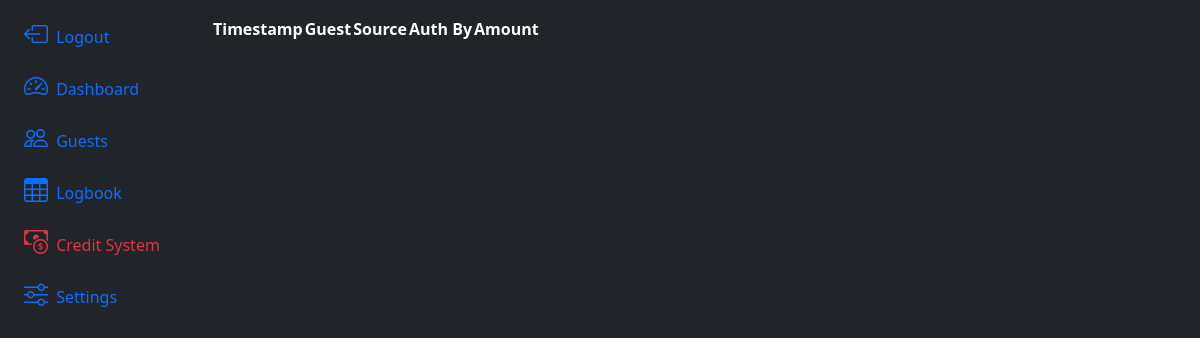
Page /credits/ (signed in) on the earlier database version.
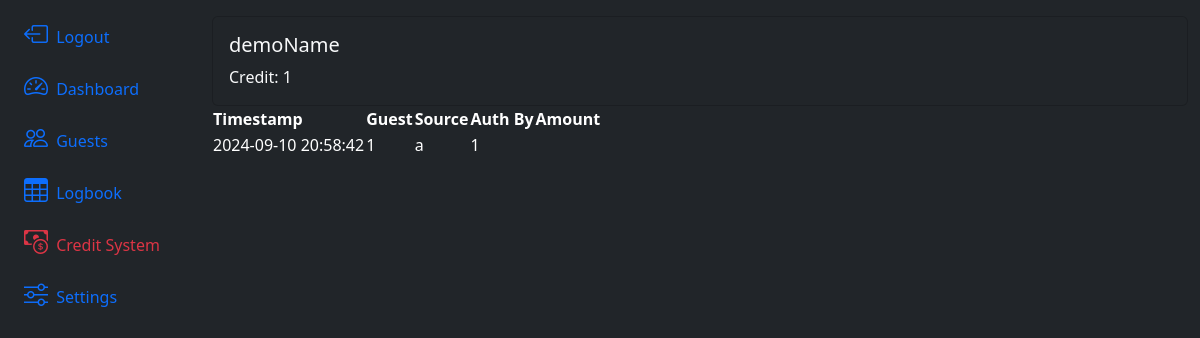
Same page on the later database version.
### app/models.py (models this page shows, shortened)
@dataclass
class GuestCredit(db.Model):
    id:int = db.Column(db.Integer, primary_key=True)
    lastUpdate = db.Column(db.DateTime(timezone=True), server_default=None)
    guest_id = db.Column(db.Integer, db.ForeignKey('guest.id'), nullable=False)
    guest = db.relationship('Guest' ,back_populates='credit')
    generalAmount:int  = db.Column(db.Integer, nullable=False, default=0)
    specialEventAmount:int  = db.Column(db.Integer, nullable=False, default=0)
    privateSessionAmount:int  = db.Column(db.Integer, nullable=False, default=0)

@dataclass
class Guest(db.Model, UserMixin):
    id:int = db.Column(db.Integer, primary_key=True)
    uuid:str  = db.Column(db.String, name="uuid")
    fetUsername:str  = db.Column(db.String(100))
    name:str  = db.Column(db.String(100), nullable=False)
    email:str  = db.Column(db.String(200), nullable=False)
    phone:str  = db.Column(db.String(20))
    password:str  = db.Column(db.String(255))
    roles = db.relationship('Role', backref=db.backref('guest', lazy='dynamic'), secondary=guest_role)
    termsCheck:bool = db.Column(db.Boolean(), default=False)
    termsDate = db.Column(db.DateTime(timezone=True), server_default=None)
    credit = db.relationship('GuestCredit',back_populates='guest')
    logbook = db.relationship('Guestlog', backref='Guest')
    lastVisit = db.Column(db.DateTime(timezone=True), server_default=None)
    created_at = db.Column(db.DateTime(timezone=True), server_default=func.now())
    def __str__(self):
        return f'{self.name}'

@dataclass
class CreditTransactionLog(db.Model):
    id:int = db.Column(db.Integer, primary_key=True)
    timestamp = db.Column(db.DateTime(timezone=True), server_default=func.now())
    guest = db.Column(db.Integer,  db.ForeignKey('guest.id'), nullable=False)
    authorizedSource:str  = db.Column(db.String(100), nullable=False)
    authorizedBy  = db.Column(db.Integer, db.ForeignKey('guest.id'))
    generalAmountChange:int  = db.Column(db.Integer, nullable=False)
    specialEventAmountChange:int  = db.Column(db.Integer, nullable=False)
    privateSessionAmountChange:int  = db.Column(db.Integer, nullable=False)
    description:str  = db.Column(db.String(200), nullable=False)

### app/routes.py (the view)
@app.route('/credits/', methods=['GET', 'POST'])
@login_required
def credits():
    return render_template('credits.html', guests=Guest.query.all(), guestCreds=GuestCredit.query.all(), guestCreditLog=CreditTransactionLog.query.all())

### app/models.py (called while the page is built)
@login_manager.user_loader
def load_user(user_id):
    return Guest.query.get(int(user_id))

### app/templates/credits.html
{% extends 'layout.html' %}
{% block content %}
<div>
    {% for creds in guestCreds %}
    <div class="card bg-dark text-light">
        <div class="card-body">
            <h5 class="card-title">{{ creds.guest }}</h5>
            <p class="card-text">Credit: {{ creds.generalAmount }}</p>
        </div>
    </div>
    {% endfor %}
    <table class="table-dark rounded-3 overflow-hidden "
        data-toggle="table" data-search="true">
        <thead>
            <tr>
                <th data-sortable="true" scope="col">Timestamp</th>
                <th data-sortable="true" scope="col">Guest</th>
                <th data-sortable="true" scope="col">Source</th>
                <th data-sortable="true" scope="col">Auth By</th>
                <th data-sortable="true" scope="col">Amount</th>
            </tr>
        </thead>
        <tbody>
            {% for logItem in guestCreditLog %}
            <tr>
                <td scope="row">{{ logItem.timestamp }}</td>
                <td scope="row">{{ logItem.guest }}</td>
                <td scope="row">{{ logItem.authorizedSource }}</td>
                <td scope="row">{{ logItem.authorizedBy }}</td>
                <td scope="row">{{ logItem.amountChange }}</td>
            </tr>
            {% endfor %}
        </tbody>
    </table>
</div>
{% endblock content %}

Differences in the rows shown:
added GuestCredit: guest "demoName", generalAmount "1"
added CreditTransactionLog: timestamp "2024-09-10 20:58:42", guest "1", authorizedSource "a", authorizedBy "1"
